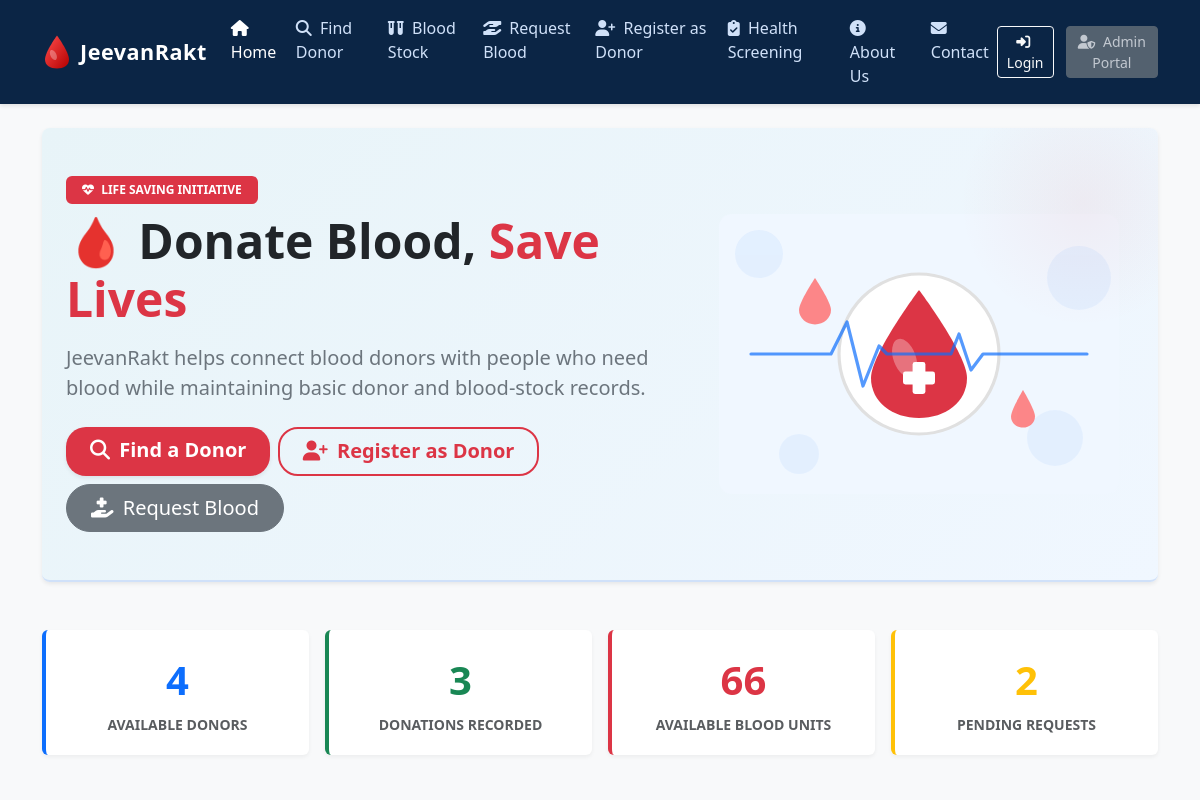
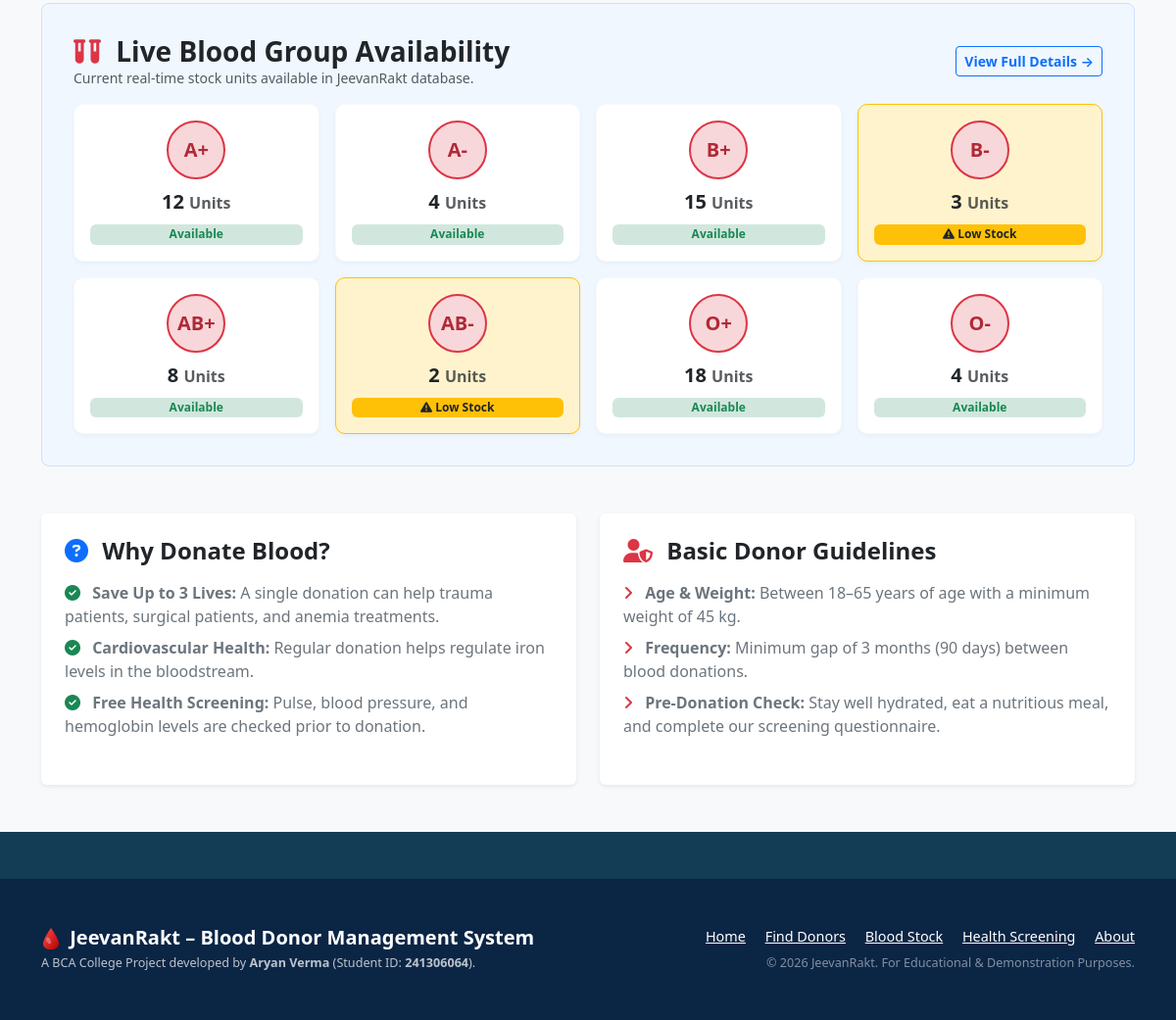
The page / on the database its author committed (2 pictures, top to bottom).
### tables this page shows
CREATE TABLE `blood_stock` (
  `id` INT AUTO_INCREMENT PRIMARY KEY,
  `blood_group` ENUM('A+', 'A-', 'B+', 'B-', 'AB+', 'AB-', 'O+', 'O-') NOT NULL UNIQUE,
  `quantity` INT NOT NULL DEFAULT 0,
  `updated_at` TIMESTAMP DEFAULT CURRENT_TIMESTAMP ON UPDATE CURRENT_TIMESTAMP
);

### index.php (the view, shortened to what this page needs)
<?php
require_once __DIR__ . '/includes/header.php';
try {
    $stmtDonors = $pdo->query("SELECT COUNT(*) FROM donors WHERE status = 'Available'");
    $totalDonors = $stmtDonors->fetchColumn();
    $stmtDonations = $pdo->query("SELECT SUM(quantity) FROM donations");
    $totalDonations = $stmtDonations->fetchColumn() ?: 0;
    $stmtStock = $pdo->query("SELECT SUM(quantity) FROM blood_stock");
    $totalStock = $stmtStock->fetchColumn() ?: 0;
    $stmtRequests = $pdo->query("SELECT COUNT(*) FROM blood_requests WHERE status = 'Pending'");
    $pendingRequests = $stmtRequests->fetchColumn();
    $stmtGroupStock = $pdo->query("SELECT blood_group, quantity FROM blood_stock ORDER BY blood_group ASC");
    $bloodGroupStock = $stmtGroupStock->fetchAll();
} catch (PDOException $e) {
    $totalDonors = $totalDonations = $totalStock = $pendingRequests = 0;
    $bloodGroupStock = [];
}
?>
<div class="hero-section text-center text-md-start mb-5 rounded-3 px-4 py-5 shadow-sm">
    <div class="row align-items-center">
        <div class="col-lg-7">
            <span class="badge bg-danger mb-2 px-3 py-2 text-uppercase tracking-wider">
                <i class="fa-solid fa-heart-pulse me-1"></i> Life Saving Initiative
            </span>
            <h1 class="display-5 fw-bold text-dark mb-3">
                🩸 Donate Blood, <span class="text-blood-red">Save Lives</span>
            </h1>
            <p class="lead text-secondary mb-4">
                JeevanRakt helps connect blood donors with people who need blood while maintaining basic donor and blood-stock records.
            </p>
            <div class="d-flex flex-wrap gap-2 justify-content-center justify-content-md-start">
                <a href="search.php" class="btn btn-blood btn-lg shadow-sm">
                    <i class="fa-solid fa-magnifying-glass me-1"></i> Find a Donor
                </a>
                <a href="register.php" class="btn btn-outline-blood btn-lg">
                    <i class="fa-solid fa-user-plus me-1"></i> Register as Donor
                </a>
                <a href="request-blood.php" class="btn btn-secondary btn-lg rounded-pill px-4">
                    <i class="fa-solid fa-hand-holding-medical me-1"></i> Request Blood
                </a>
            </div>
        </div>
        <div class="col-lg-5 text-center mt-4 mt-lg-0">
            <img src="images/hero-illustration.svg" alt="Blood Donation Hero" class="img-fluid rounded-3" style="max-height: 280px;">
        </div>
    </div>
</div>
<div class="row g-3 mb-5">
    <div class="col-6 col-md-3">
        <div class="stat-card stat-donors text-center">
            <div class="fs-1 fw-bold text-primary mb-1"><?= number_format($totalDonors) ?></div>
            <div class="text-uppercase text-muted fw-semibold small">Available Donors</div>
        </div>
    </div>
    <div class="col-6 col-md-3">
        <div class="stat-card stat-donations text-center">
            <div class="fs-1 fw-bold text-success mb-1"><?= number_format($totalDonations) ?></div>
            <div class="text-uppercase text-muted fw-semibold small">Donations Recorded</div>
        </div>
    </div>
    <div class="col-6 col-md-3">
        <div class="stat-card stat-stock text-center">
            <div class="fs-1 fw-bold text-danger mb-1"><?= number_format($totalStock) ?></div>
            <div class="text-uppercase text-muted fw-semibold small">Available Blood Units</div>
        </div>
    </div>
    <div class="col-6 col-md-3">
        <div class="stat-card stat-requests text-center">
            <div class="fs-1 fw-bold text-warning mb-1"><?= number_format($pendingRequests) ?></div>
            <div class="text-uppercase text-muted fw-semibold small">Pending Requests</div>
        </div>
    </div>
</div>
<div class="light-blue-section mb-5">
    <div class="d-flex justify-content-between align-items-center mb-3">
        <div>
            <h3 class="fw-bold mb-0 text-dark">
                <i class="fa-solid fa-vials text-blood-red me-2"></i> Live Blood Group Availability
            </h3>
            <p class="text-muted small mb-0">Current real-time stock units available in JeevanRakt database.</p>
        </div>
        <a href="blood-stock.php" class="btn btn-sm btn-outline-primary fw-semibold">View Full Details &rarr;</a>
    </div>
    <div class="row g-3">
        <?php foreach ($bloodGroupStock as $stock): ?>
            <?php
                $isLow = $stock['quantity'] <= 3;
                $bgClass = $isLow ? 'border-warning bg-warning-subtle' : 'border-light bg-white';
            ?>
            <div class="col-6 col-sm-4 col-md-3">
                <div class="card <?= $bgClass ?> text-center p-3 blood-card h-100">
                    <div class="mx-auto mb-2 blood-group-badge">
                        <?= htmlspecialchars($stock['blood_group']) ?>
                    </div>
                    <div class="fs-5 fw-bold text-dark mb-0">
                        <?= htmlspecialchars($stock['quantity']) ?> <small class="fs-6 text-muted">Units</small>
                    </div>
                    <?php if ($isLow): ?>
                        <span class="badge bg-warning text-dark mt-2">
                            <i class="fa-solid fa-triangle-exclamation"></i> Low Stock
                        </span>
                    <?php else: ?>
                        <span class="badge bg-success-subtle text-success mt-2">Available</span>
                    <?php endif; ?>
                </div>
            </div>
        <?php endforeach; ?>
    </div>
</div>
<div class="row g-4 mb-4">
    <div class="col-md-6">
        <div class="card h-100 border-0 shadow-sm p-4">
            <h4 class="fw-bold text-dark mb-3">
                <i class="fa-solid fa-circle-question text-primary me-2"></i> Why Donate Blood?
            </h4>
            <ul class="list-unstyled space-y-2 text-secondary">
                <li class="mb-2"><i class="fa-solid fa-circle-check text-success me-2"></i> <strong>Save Up to 3 Lives:</strong> A single donation can help trauma patients, surgical patients, and anemia treatments.</li>
                <li class="mb-2"><i class="fa-solid fa-circle-check text-success me-2"></i> <strong>Cardiovascular Health:</strong> Regular donation helps regulate iron levels in the bloodstream.</li>
                <li class="mb-2"><i class="fa-solid fa-circle-check text-success me-2"></i> <strong>Free Health Screening:</strong> Pulse, blood pressure, and hemoglobin levels are checked prior to donation.</li>
            </ul>
        </div>
    </div>
    <div class="col-md-6">
        <div class="card h-100 border-0 shadow-sm p-4">
            <h4 class="fw-bold text-dark mb-3">
                <i class="fa-solid fa-user-shield text-blood-red me-2"></i> Basic Donor Guidelines
            </h4>
            <ul class="list-unstyled space-y-2 text-secondary">
                <li class="mb-2"><i class="fa-solid fa-angle-right text-danger me-2"></i> <strong>Age & Weight:</strong> Between 18–65 years of age with a minimum weight of 45 kg.</li>
                <li class="mb-2"><i class="fa-solid fa-angle-right text-danger me-2"></i> <strong>Frequency:</strong> Minimum gap of 3 months (90 days) between blood donations.</li>
                <li class="mb-2"><i class="fa-solid fa-angle-right text-danger me-2"></i> <strong>Pre-Donation Check:</strong> Stay well hydrated, eat a nutritious meal, and complete our screening questionnaire.</li>
            </ul>
        </div>
    </div>
</div>
<?php require_once __DIR__ . '/includes/footer.php'; ?>

### rows shown on the page
blood_stock: blood_group "A+", quantity "12", shows "Available"
blood_stock: blood_group "A-", quantity "4", shows "Available"
blood_stock: blood_group "B+", quantity "15", shows "Available"
blood_stock: blood_group "B-", quantity "3", shows "Low Stock"
blood_stock: blood_group "AB+", quantity "8", shows "Available"
blood_stock: blood_group "AB-", quantity "2", shows "Low Stock"
blood_stock: blood_group "O+", quantity "18", shows "Available"
blood_stock: blood_group "O-", quantity "4", shows "Available"

### other values the page prints
$totalDonors "4"
$totalDonations "3"
$totalStock "66"
$pendingRequests "2"
